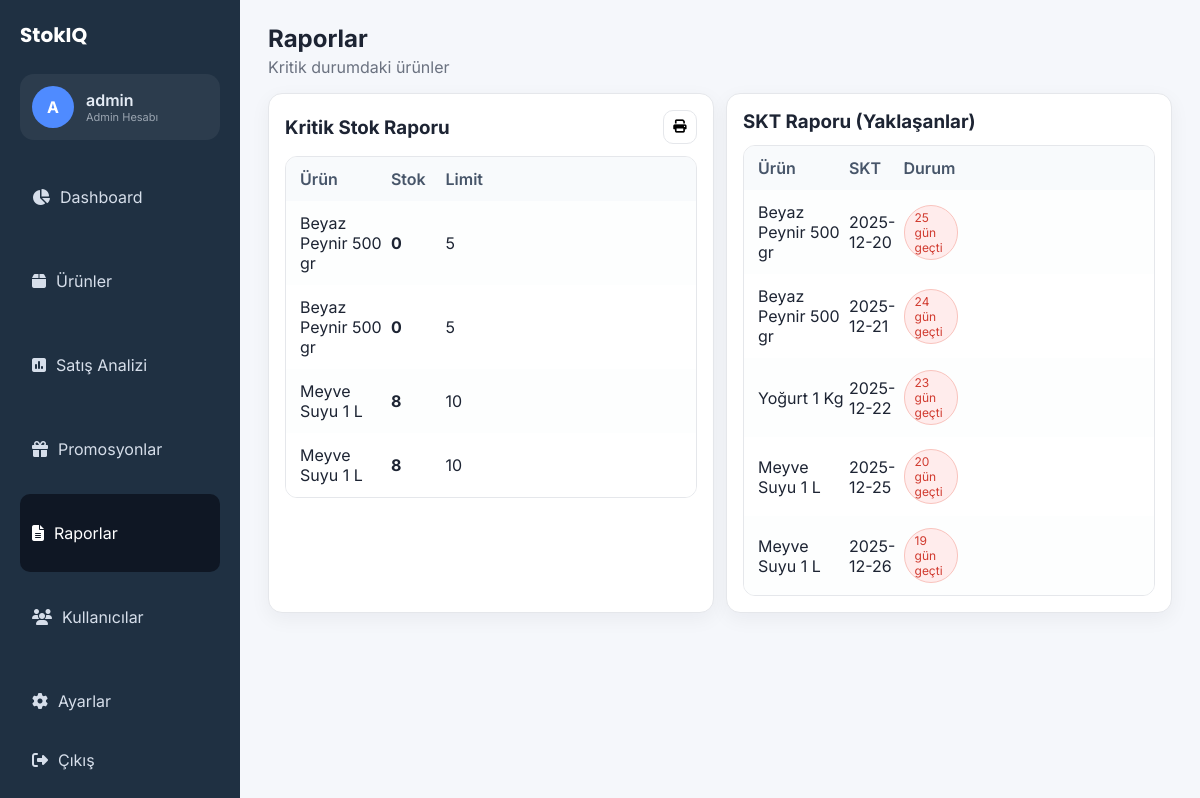
Page /reports.php (signed in) on the committed database.
### tables this page shows
CREATE TABLE IF NOT EXISTS `urunler` (
  `urun_id` int NOT NULL AUTO_INCREMENT,
  `barkod` varchar(50) DEFAULT NULL,
  `urun_adi` varchar(150) NOT NULL,
  `kategori_id` int NOT NULL,
  `alis_fiyat` decimal(10,2) DEFAULT NULL,
  `satis_fiyat` decimal(10,2) NOT NULL,
  `stok_miktar` int NOT NULL DEFAULT '0',
  `stok_alt_limit` int NOT NULL DEFAULT '0',
  `skt` date DEFAULT NULL,
  `birim` enum('adet','kg','lt') NOT NULL DEFAULT 'adet',
  `aktif_mi` tinyint(1) NOT NULL DEFAULT '1',
  PRIMARY KEY (`urun_id`),
  KEY `fk_urun_kategori` (`kategori_id`)
);

### app/config.php (called while the page is built)
<?php
return [
    'db' => [
        'host' => '127.0.0.1',
        'port' => 3306,
        'name' => 'stokiq_db',
        'user' => 'root',
        'pass' => '',
        'charset' => 'utf8mb4',
    ],
    'auth' => [
        'session_key' => 'stokiq_user',
    ],
    'skt_esik_gun' => 7,
];

### public/reports.php (the view, shortened to what this page needs)
<?php
require_once __DIR__ . '/layout.php';
$pdo = get_db_connection();
$config = require __DIR__ . '/../app/config.php';
$sktEsik = (int)($config['skt_esik_gun'] ?? 7);
$criticalProducts = $pdo->query("
    SELECT * FROM urunler
    WHERE aktif_mi = 1 AND stok_miktar <= stok_alt_limit
    ORDER BY stok_miktar ASC
")->fetchAll();
$sktProducts = $pdo->query("
    SELECT *, DATEDIFF(skt, CURDATE()) as kalan_gun
    FROM urunler
    WHERE aktif_mi = 1 AND skt IS NOT NULL
    AND DATEDIFF(skt, CURDATE()) <= $sktEsik
    ORDER BY skt ASC
")->fetchAll();
?>
<div class="grid two">
    <div class="card">
        <div class="card-header between">
            <h3 class="danger">Kritik Stok Raporu</h3>
            <button class="btn icon" onclick="window.print()"><i class="fa fa-print"></i></button>
        </div>
        <div class="table">
            <div class="table-head">
                <div>Ürün</div>
                <div>Stok</div>
                <div>Limit</div>
            </div>
            <?php foreach ($criticalProducts as $p): ?>
            <div class="table-row">
                <div><?php echo htmlspecialchars($p['urun_adi']); ?></div>
                <div class="danger" style="font-weight:bold;"><?php echo $p['stok_miktar']; ?></div>
                <div><?php echo $p['stok_alt_limit']; ?></div>
            </div>
            <?php endforeach; ?>
        </div>
    </div>
    <div class="card">
        <div class="card-header between">
            <h3 class="warning">SKT Raporu (Yaklaşanlar)</h3>
        </div>
        <div class="table">
            <div class="table-head">
                <div>Ürün</div>
                <div>SKT</div>
                <div>Durum</div>
            </div>
            <?php foreach ($sktProducts as $p):
                $kalan = (int)$p['kalan_gun'];
                $msg = $kalan < 0 ? abs($kalan) . " gün geçti" : $kalan . " gün kaldı";
                $class = $kalan < 0 ? 'danger' : 'warning';
            ?>
            <div class="table-row">
                <div><?php echo htmlspecialchars($p['urun_adi']); ?></div>
                <div><?php echo $p['skt']; ?></div>
                <div><span class="pill <?php echo $class; ?>"><?php echo $msg; ?></span></div>
            </div>
            <?php endforeach; ?>
        </div>
    </div>
</div>

### public/assets.css (style rules this page uses)
:root { --bg: #f5f7fb; --sidebar: #1f3042; --primary: #4f8bff; --primary-dark: #2f6ee6; --success: #2ebf6c; --warning: #f2a93b; --danger: #e74c3c; --info: #6c7ffb; --text: #1d2433; --muted: #6b7280; --card: #ffffff; --border: #e5e7eb; --radius: 14px; }
* { box-sizing: border-box; }
body { margin: 0; font-family: 'Inter', system-ui, -apple-system, sans-serif; background: var(--bg); color: var(--text); }
.card { background: var(--card); border-radius: var(--radius); padding: 16px; border: 1px solid var(--border); box-shadow: 0 6px 20px rgba(17,24,39,0.05); }
.card-header { display: flex; align-items: center; justify-content: space-between; margin-bottom: 12px; gap: 12px; }
.card-header h3 { margin: 0; }
.grid { display: grid; gap: 12px; }
.grid.two { grid-template-columns: repeat(auto-fit,minmax(320px,1fr)); }
.pill { display: inline-flex; align-items: center; gap: 6px; padding: 4px 10px; border-radius: 999px; font-size: 12px; border: 1px solid transparent; }
.pill.danger { background: #ffecec; color: #d13b30; border-color: #f9c3bd; }
.table { width: 100%; border: 1px solid var(--border); border-radius: 12px; overflow: hidden; }
.table-head, .table-row { display: grid; grid-template-columns: 2fr 1.2fr 1.2fr 1fr 1fr 1fr 1fr; padding: 12px 14px; align-items: center; }
.table-head { background: #f8fafc; font-weight: 600; color: #475569; }
.table-row:nth-child(odd) { background: #fff; }
.table-row:nth-child(even) { background: #fdfefe; }
.btn { display: inline-flex; align-items: center; justify-content: center; gap: 6px; padding: 10px 14px; border-radius: 10px; border: 1px solid var(--border); background: #fff; cursor: pointer; font-weight: 600; }
.btn.icon { width: 34px; height: 34px; padding: 0; }

### rows in the picture
urunler: urun_adi "Beyaz Peynir 500 gr", stok_miktar "0", stok_alt_limit "5", skt "2025-12-20", msg "25 gün geçti"
urunler: urun_adi "Beyaz Peynir 500 gr", stok_miktar "0", stok_alt_limit "5", skt "2025-12-21", msg "24 gün geçti"
urunler: urun_adi "Meyve Suyu 1 L", stok_miktar "8", stok_alt_limit "10", skt "2025-12-25", msg "20 gün geçti"
urunler: urun_adi "Meyve Suyu 1 L", stok_miktar "8", stok_alt_limit "10", skt "2025-12-26", msg "19 gün geçti"
urunler: urun_adi "Yoğurt 1 Kg", skt "2025-12-22", msg "23 gün geçti"

### other values in the picture
$initial "A"
$displayName "admin"
$role "Admin"
$item['label'] "Dashboard"
$item['label'] "Ürünler"
$item['label'] "Satış Analizi"
$item['label'] "Promosyonlar"
$item['label'] "Raporlar"
$item['label'] "Kullanıcılar"
$item['label'] "Ayarlar"
$title "Raporlar"
$subtitle "Kritik durumdaki ürünler"
